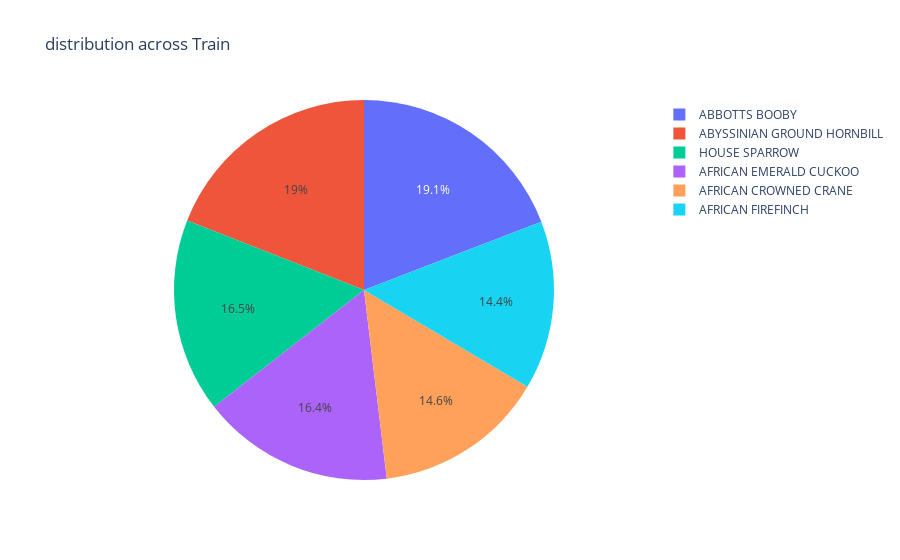
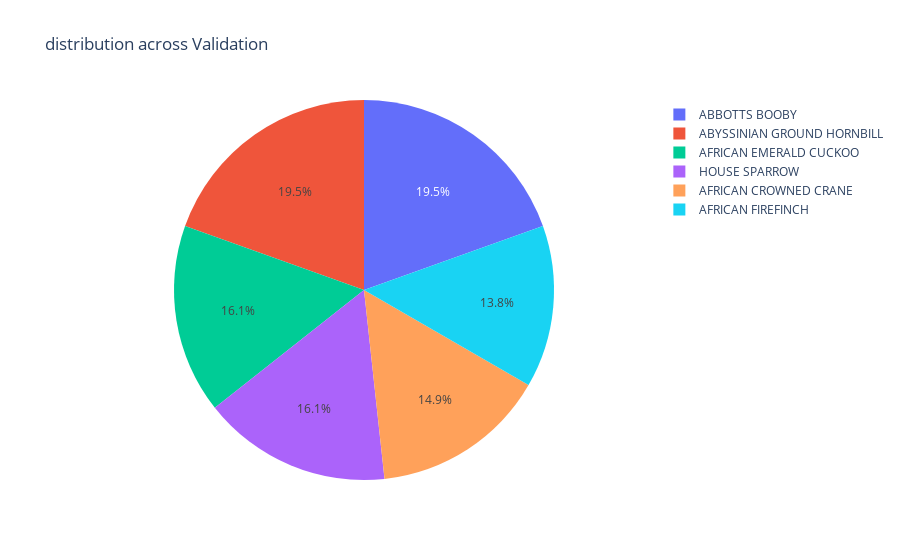
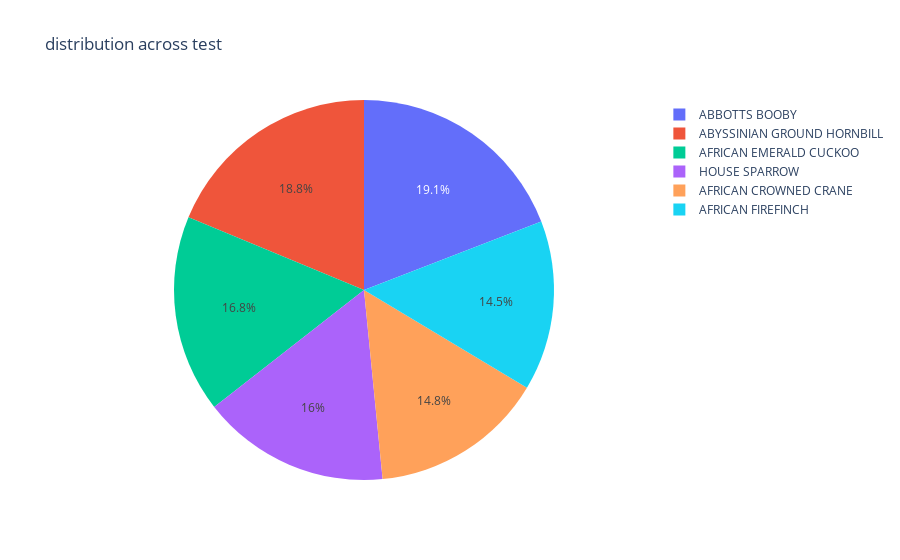

The code cell stored with these charts, in order, in its notebook:
### Code cell
ploti(train_path,'Train')
ploti(val_path,"Validation")
ploti(test_path,"test")

### Figure 1 — Plotly figure (JSON) as saved in the notebook; plotly's stock layout.template omitted (floating-point values rounded to 4 significant figures)
{"data": [{"domain": {"x": [0, 1], "y": [0, 1]}, "hovertemplate": "folders=%{label}<br>counts=%{value}<extra></extra>", "labels": ["ABBOTTS BOOBY", "ABYSSINIAN GROUND HORNBILL", "AFRICAN CROWNED CRANE", "AFRICAN EMERALD CUCKOO", "AFRICAN FIREFINCH", "HOUSE SPARROW"], "legendgroup": "", "name": "", "showlegend": true, "type": "pie", "values": [180, 179, 137, 154, 135, 155]}], "layout": {"legend": {"tracegroupgap": 0}, "title": {"text": "distribution across Train"}}}

### Figure 2 — Plotly figure (JSON) as saved in the notebook; plotly's stock layout.template omitted (floating-point values rounded to 4 significant figures)
{"data": [{"domain": {"x": [0, 1], "y": [0, 1]}, "hovertemplate": "folders=%{label}<br>counts=%{value}<extra></extra>", "labels": ["ABBOTTS BOOBY", "ABYSSINIAN GROUND HORNBILL", "AFRICAN CROWNED CRANE", "AFRICAN EMERALD CUCKOO", "AFRICAN FIREFINCH", "HOUSE SPARROW"], "legendgroup": "", "name": "", "showlegend": true, "type": "pie", "values": [51, 51, 39, 42, 36, 42]}], "layout": {"legend": {"tracegroupgap": 0}, "title": {"text": "distribution across Validation"}}}

### Figure 3 — Plotly figure (JSON) as saved in the notebook; plotly's stock layout.template omitted (floating-point values rounded to 4 significant figures)
{"data": [{"domain": {"x": [0, 1], "y": [0, 1]}, "hovertemplate": "folders=%{label}<br>counts=%{value}<extra></extra>", "labels": ["ABBOTTS BOOBY", "ABYSSINIAN GROUND HORNBILL", "AFRICAN CROWNED CRANE", "AFRICAN EMERALD CUCKOO", "AFRICAN FIREFINCH", "HOUSE SPARROW"], "legendgroup": "", "name": "", "showlegend": true, "type": "pie", "values": [49, 48, 38, 43, 37, 41]}], "layout": {"legend": {"tracegroupgap": 0}, "title": {"text": "distribution across test"}}}
